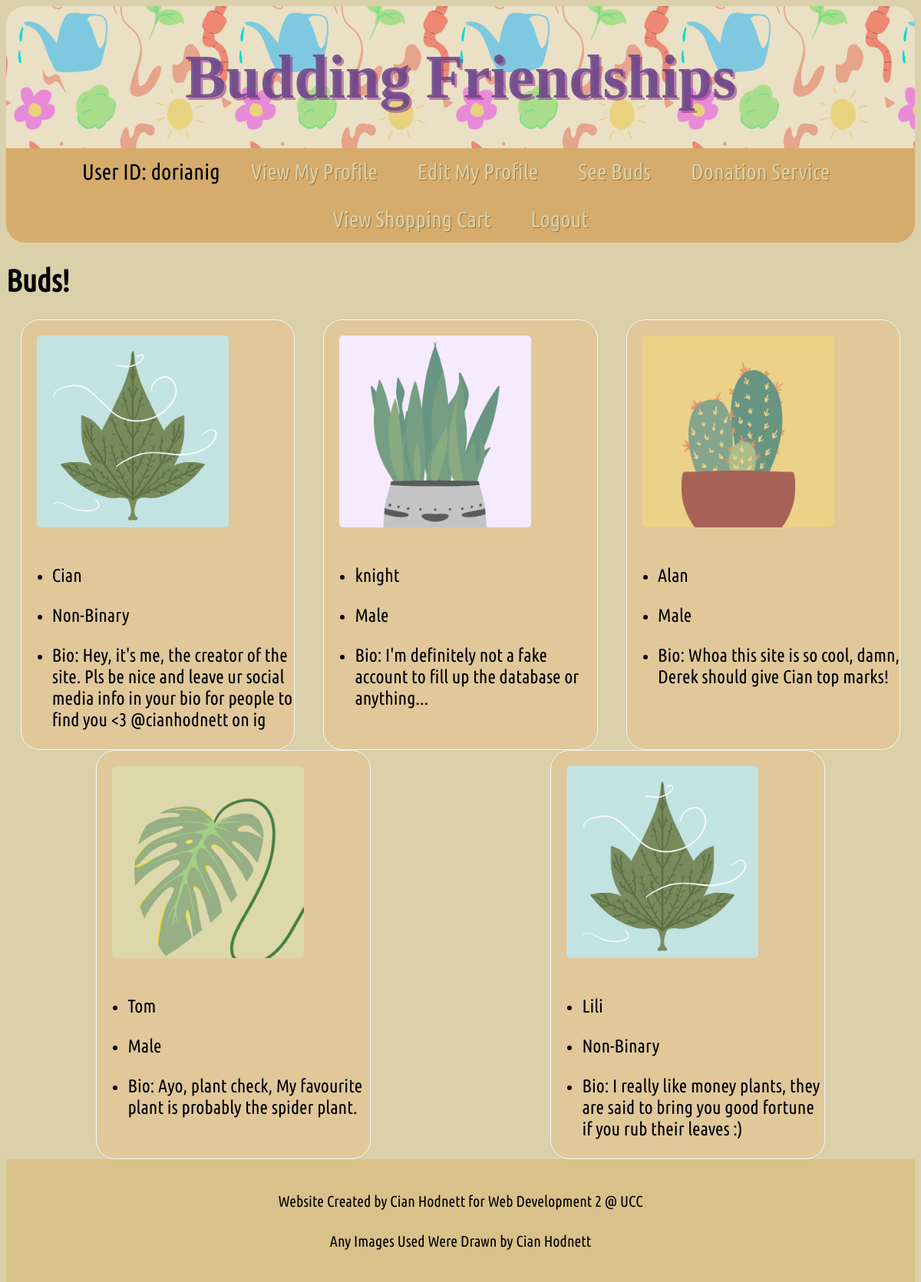
Page /matches (signed in) on the committed database.
### tables this page shows
CREATE TABLE userProfile
(
    user_id TEXT PRIMARY KEY, 
    icon TEXT NOT NULL,
    first_name TEXT NOT NULL,
    gender TEXT NOT NULL,
    bio TEXT NOT NULL
);

### app.py (the view)
@app.route("/matches")
@login_required
def matches():
    db = get_db()
    matches= db.execute("""SELECT icon, first_name, gender, bio
                            FROM userProfile
                            WHERE user_id <> ?;""", (session["user_id"],)).fetchall()
    return render_template("matches.html", matches = matches)

### app.py (called while the page is built)
@app.before_request
def load_logged_in_user():
    g.user = session.get("user_id", None)

def login_required(view):
    @wraps(view)
    def wrapped_view(**kwargs):
        if g.user is None:
            return redirect( url_for("login"))
        return view(**kwargs)
    return wrapped_view

### database.py (called while the page is built)
def get_db():
    if "db" not in g:
        g.db = sqlite3.connect(DATABASE,
            detect_types=sqlite3.PARSE_DECLTYPES
        )
        g.db.row_factory = sqlite3.Row
    return g.db

### templates/matches.html
{% extends "base.html" %}
{% block main_content %}
    <h1>Buds!</h1>
        <section id="flex-grid">
        {% for user_id in matches %}
                <section id = "Profile">
                    {% if user_id["icon"] == 'Snake' %}
                        <img class="profileicon" src="{{ url_for('static', filename= 'Snake.png') }}" alt="Snake" style="width:250px; height:250px"/>
                    {% elif user_id["icon"] == 'Rose' %}
                        <img class="profileicon" src="{{ url_for('static', filename='Daisy.png') }}" alt="Daisy" style="width:250px; height:250px"/>
                    {% elif user_id["icon"] == 'Monstera' %}
                        <img class="profileicon" src="{{ url_for('static', filename='Monstera.png') }}" alt="Monstera" style="width:250px; height:250px"/>
                    {% elif user_id["icon"] == 'Cactus' %}
                        <img class="profileicon" src="{{ url_for('static', filename='Cactus.png') }}" alt="Cactus" style="width:250px; height:250px"/>
                    {% else %}
                        <img class="profileicon" src="{{ url_for('static', filename='Leaf.png') }}" alt="Leaf" style="width:250px; height:250px"/>
                    {% endif %}
                    <ul>
                        <li><p>{{ user_id["first_name"] }}</p></li>
                        <li><p>{{ user_id["gender"] }}</p></li>
                        <li><p>Bio: {{ user_id["bio"] }}</p></li>
                    </ul>
                </section>
        {% endfor %}
        </section>
{% endblock %}

### templates/base.html (shortened to what this page needs)
<!DOCTYPE html>
<html lang="en">
    <head>
        <link rel="stylesheet" href="{{ url_for('static', filename = 'style.css') }}" />
    </head>
    <body>
        <header>
            <h1><a href="{{url_for('index')}}">Budding Friendships</a></h1>
        </header>
        <nav>
            {% if g.user %}
                <p>User ID: {{ g.user }}</p>
                <p><a href="{{ url_for('myProfile') }}">View My Profile</a></p>
                <p><a href="{{ url_for('profileSetup') }}">Edit My Profile</a></p>
                <p><a href="{{ url_for('matches') }}">See Buds</a></p>
                <p><a href="{{ url_for('subscriptions') }}">Donation Service</a></p>
                <p><a href="{{ url_for('cartFunc') }}">View Shopping Cart</a></p>
                <p><a href="{{ url_for('logout') }}">Logout</a></p>
            {% else %}
                <p><a href="{{ url_for('register') }}">Register</a></p>
                <p><a href="{{ url_for('login') }}">Login</a></p>
            {% endif %}
        </nav>
        <main>
            {% block main_content %}
            {% endblock %}
        </main>
        <footer>
            <p><small>Website Created by Cian Hodnett for Web Development 2 @ UCC</small></p>
            <p><small>Any Images Used Were Drawn by Cian Hodnett</small></p>
        </footer>
    </body>
</html>

### static/style.css (style rules this page uses)
:root { --bgColor:#DAD0A9; --accentColor: #cd7e1e71; --accentColorTwo:#eceadf; }
html { scroll-behavior: smooth; }
body { font-size: 20px; background-color: #DAD0A9; }
header { font-family: Amatic; background: url(bg_header.png); float: left; background-color: #88ce978e; margin: 0em; padding-top: 1em; padding-bottom: 1em; display:inline-flex; width:100%; justify-content:center; flex-wrap: wrap; align-items: stretch; border-top-left-radius: 25px; border-top-right-radius: 25px; }
header a { text-decoration: none; color: #6d488be3; font-size: 2em; text-shadow: 3px 3px #9033848e ; }
nav { font-size: 1.2em; background-color: var(--accentColor); margin-top: 0em; display:inline-flex; width:100%; justify-content:center; flex-wrap: wrap; margin-right: 0em; align-items: stretch; border-bottom-left-radius: 25px; border-bottom-right-radius: 25px; }
nav a { padding:.4em; text-decoration: none; color: var(--bgColor); text-shadow: 1px 1px #684c188e }
nav>p { margin: .5em }
main>h1 { font-family: UbuntuCondensed, Verdana, Geneva, Tahoma, sans-serif; }
p { font-size: 1.2em; font-family: UbuntuCondensed, Verdana, Geneva, Tahoma, sans-serif; }
img { padding: 1em; border-radius: 25px; }
footer { background:#d5982e41; float:left; width: 100%; padding-top: 1rem; padding-bottom: 1rem; text-align: center; }
#flex-grid { display: flex; flex-direction: row; flex-wrap: wrap; }
#Profile { border:1px solid whitesmoke; border-radius: 25px; flex-basis:30%; margin-left: auto; margin-right: auto; background: #ebb77b54 ; }

### rows in the picture
userProfile: first_name "Cian", gender "Non-Binary", bio "Hey, it's me, the creator of the site. Pls be nice and leave ur social media info in your bio for people to find you <3 @cianhodnett on ig"
userProfile: first_name "knight", gender "Male", bio "I'm definitely not a fake account to fill up the database or anything..."
userProfile: first_name "Alan", gender "Male", bio "Whoa this site is so cool, damn, Derek should give Cian top marks!"
userProfile: first_name "Tom", gender "Male", bio "Ayo, plant check, My favourite plant is probably the spider plant."
userProfile: first_name "Lili", gender "Non-Binary", bio "I really like money plants, they are said to bring you good fortune if you rub their leaves :)"

### other values in the picture
{{ g.user }} "dorianig"
